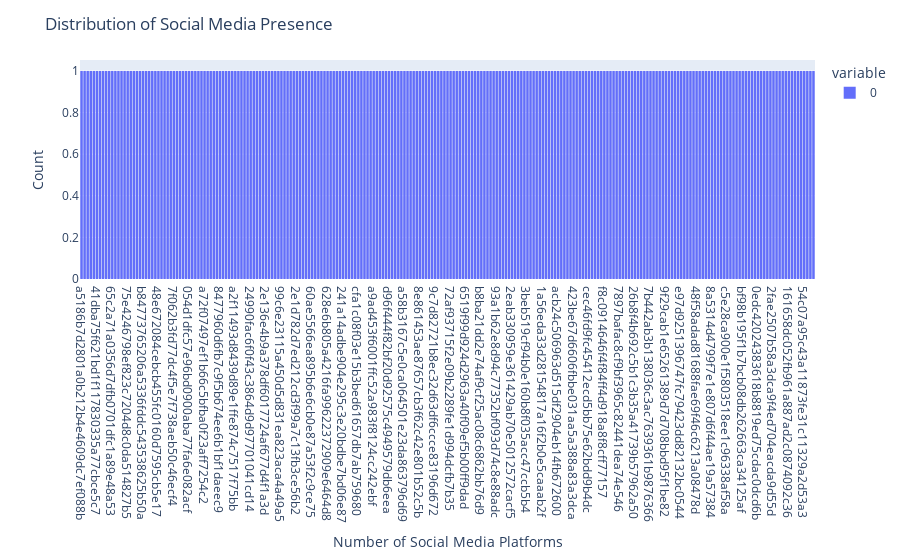

The notebook cell this image was saved under:
### Code cell
# Count the number of social media platforms each user is engaged with
platform_presence = filtered_data[['ensTwitter', 'ensTelegram', 'ensGithub', 'ensEmail']].sum(axis=1)

# Create a histogram of social media presence
fig = px.histogram(platform_presence, nbins=5)
fig.update_layout(
    title='Distribution of Social Media Presence',
    xaxis_title='Number of Social Media Platforms',
    yaxis_title='Count'
)
fig.show()

### Figure 1 — Plotly figure (JSON) as saved in the notebook; plotly's stock layout.template omitted (floating-point values rounded to 4 significant figures; data arrays with more than 128 entries replaced by an {"elided": "..."} marker saying what was removed)
{"data": [{"alignmentgroup": "True", "bingroup": "x", "hovertemplate": "variable=0<br>value=%{x}<br>count=%{y}<extra></extra>", "legendgroup": "0", "marker": {"color": "#636efa", "pattern": {"shape": ""}}, "name": "0", "nbinsx": 5, "offsetgroup": "0", "orientation": "v", "showlegend": true, "type": "histogram", "x": {"elided": "239 str values"}, "xaxis": "x", "yaxis": "y"}], "layout": {"barmode": "relative", "legend": {"title": {"text": "variable"}, "tracegroupgap": 0}, "margin": {"t": 60}, "title": {"text": "Distribution of Social Media Presence"}, "xaxis": {"anchor": "y", "domain": [0, 1], "title": {"text": "Number of Social Media Platforms"}}, "yaxis": {"anchor": "x", "domain": [0, 1], "title": {"text": "Count"}}}}
